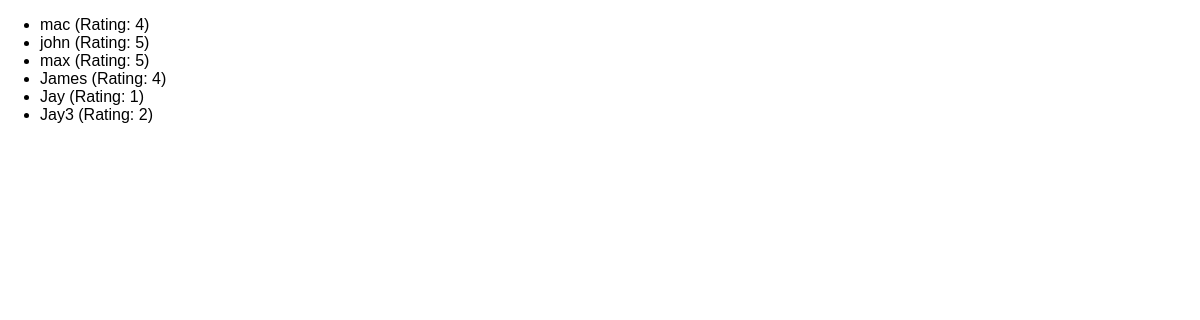
The app's page /reviews, older data.
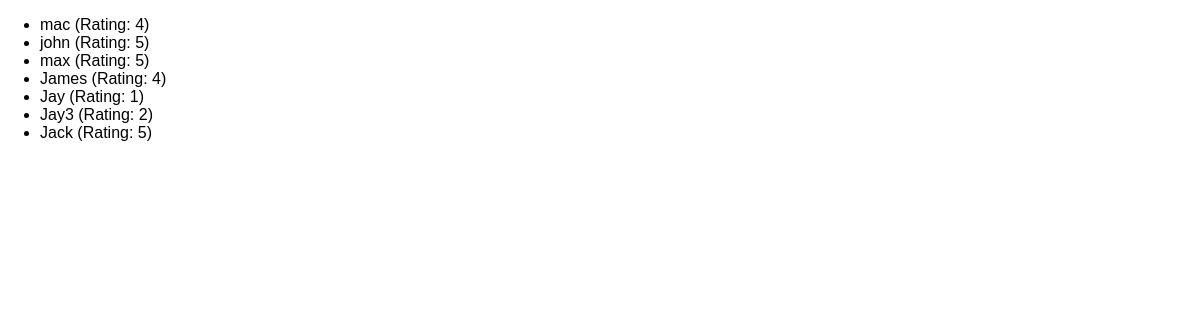
The same page, newer data.
### reviews/models.py (models this page shows)
class Review(models.Model):
    user_name = models.CharField(max_length=100)
    review_text = models.TextField()
    rating = models.IntegerField()

### reviews/views.py (the view)
# urls.py: path("reviews", views.ReviewListView.as_view()),
class ReviewListView(ListView):
    template_name = "reviews/review_list.htm"
    model = Review
    context_object_name = "reviews" #we setting this instead of object_list that django provides

### reviews/templates/reviews/review_list.htm (shortened to what this page needs)
{% extends 'reviews/base.htm' %}
{% block content %}
<ul>
    {% for review in reviews %}
    <li>{{ review.user_name }} (Rating: {{ review.rating }})</li>
    {% endfor %}
</ul>
{% endblock %}

Row changes from the older to the newer data that the page shows:
added Review: user_name "Jack", rating "5"
